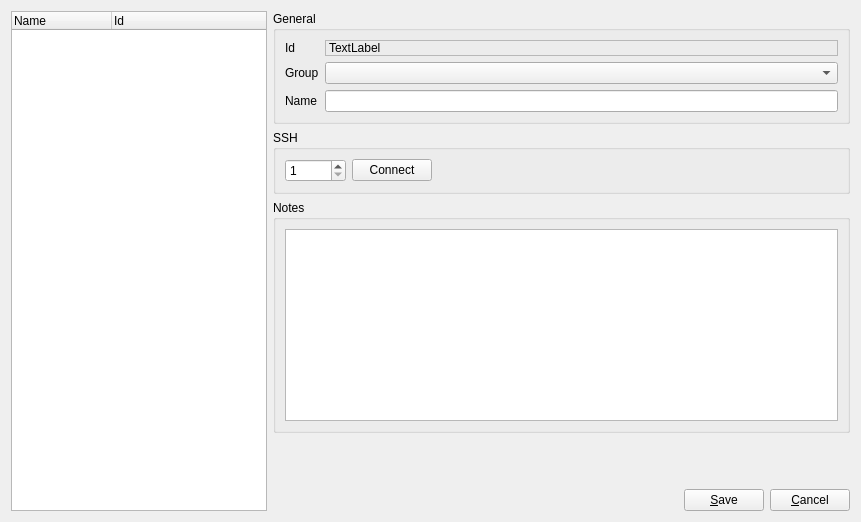
<?xml version="1.0" encoding="UTF-8"?>
<ui version="4.0">
 <class>DreamboxManagementWidget</class>
 <widget class="QWidget" name="DreamboxManagementWidget">
  <property name="geometry">
   <rect>
    <x>0</x>
    <y>0</y>
    <width>861</width>
    <height>522</height>
   </rect>
  </property>
  <property name="windowTitle">
   <string>Form</string>
  </property>
  <layout class="QHBoxLayout" name="horizontalLayout_2" stretch="0,1">
   <item>
    <widget class="QTreeWidget" name="twBoxes">
     <property name="editTriggers">
      <set>QAbstractItemView::NoEditTriggers</set>
     </property>
     <property name="selectionMode">
      <enum>QAbstractItemView::MultiSelection</enum>
     </property>
     <property name="uniformRowHeights">
      <bool>true</bool>
     </property>
     <column>
      <property name="text">
       <string>Name</string>
      </property>
     </column>
     <column>
      <property name="text">
       <string>Id</string>
      </property>
     </column>
    </widget>
   </item>
   <item>
    <layout class="QVBoxLayout" name="verticalLayout" stretch="0,0,0,1,0">
     <item>
      <widget class="QGroupBox" name="groupBox">
       <property name="title">
        <string>General</string>
       </property>
       <layout class="QGridLayout" name="gridLayout">
        <item row="0" column="0">
         <widget class="QLabel" name="label">
          <property name="text">
           <string>Id</string>
          </property>
         </widget>
        </item>
        <item row="0" column="1">
         <widget class="QLabel" name="lblId">
          <property name="frameShape">
           <enum>QFrame::StyledPanel</enum>
          </property>
          <property name="frameShadow">
           <enum>QFrame::Sunken</enum>
          </property>
          <property name="lineWidth">
           <number>2</number>
          </property>
          <property name="text">
           <string>TextLabel</string>
          </property>
         </widget>
        </item>
        <item row="1" column="0">
         <widget class="QLabel" name="label_2">
          <property name="text">
           <string>Group</string>
          </property>
          <property name="buddy">
           <cstring>cbGroup</cstring>
          </property>
         </widget>
        </item>
        <item row="1" column="1">
         <widget class="QComboBox" name="cbGroup"/>
        </item>
        <item row="2" column="0">
         <widget class="QLabel" name="label_3">
          <property name="text">
           <string>Name</string>
          </property>
          <property name="buddy">
           <cstring>leName</cstring>
          </property>
         </widget>
        </item>
        <item row="2" column="1">
         <widget class="QLineEdit" name="leName"/>
        </item>
       </layout>
      </widget>
     </item>
     <item>
      <widget class="QGroupBox" name="groupBox_2">
       <property name="title">
        <string>SSH</string>
       </property>
       <layout class="QHBoxLayout" name="horizontalLayout">
        <item>
         <widget class="QSpinBox" name="sbSSHPort">
          <property name="minimum">
           <number>1</number>
          </property>
          <property name="maximum">
           <number>65535</number>
          </property>
         </widget>
        </item>
        <item>
         <widget class="QPushButton" name="pbConnectSSH">
          <property name="text">
           <string>Connect</string>
          </property>
         </widget>
        </item>
        <item>
         <spacer name="horizontalSpacer_2">
          <property name="orientation">
           <enum>Qt::Horizontal</enum>
          </property>
          <property name="sizeHint" stdset="0">
           <size>
            <width>40</width>
            <height>20</height>
           </size>
          </property>
         </spacer>
        </item>
       </layout>
      </widget>
     </item>
     <item>
      <widget class="QGroupBox" name="groupBox_3">
       <property name="title">
        <string>Notes</string>
       </property>
       <layout class="QVBoxLayout" name="verticalLayout_2">
        <item>
         <widget class="QTextEdit" name="teNotes"/>
        </item>
       </layout>
      </widget>
     </item>
     <item>
      <spacer name="verticalSpacer">
       <property name="orientation">
        <enum>Qt::Vertical</enum>
       </property>
       <property name="sizeHint" stdset="0">
        <size>
         <width>20</width>
         <height>40</height>
        </size>
       </property>
      </spacer>
     </item>
     <item>
      <layout class="QHBoxLayout" name="horizontalLayout_3">
       <item>
        <spacer name="horizontalSpacer">
         <property name="orientation">
          <enum>Qt::Horizontal</enum>
         </property>
         <property name="sizeHint" stdset="0">
          <size>
           <width>40</width>
           <height>20</height>
          </size>
         </property>
        </spacer>
       </item>
       <item>
        <widget class="QPushButton" name="pbSave">
         <property name="text">
          <string>&amp;Save</string>
         </property>
        </widget>
       </item>
       <item>
        <widget class="QPushButton" name="pbCancel">
         <property name="text">
          <string>&amp;Cancel</string>
         </property>
        </widget>
       </item>
      </layout>
     </item>
    </layout>
   </item>
  </layout>
 </widget>
 <tabstops>
  <tabstop>twBoxes</tabstop>
  <tabstop>cbGroup</tabstop>
  <tabstop>leName</tabstop>
  <tabstop>sbSSHPort</tabstop>
  <tabstop>pbConnectSSH</tabstop>
  <tabstop>teNotes</tabstop>
  <tabstop>pbSave</tabstop>
  <tabstop>pbCancel</tabstop>
 </tabstops>
 <resources/>
 <connections/>
</ui>
